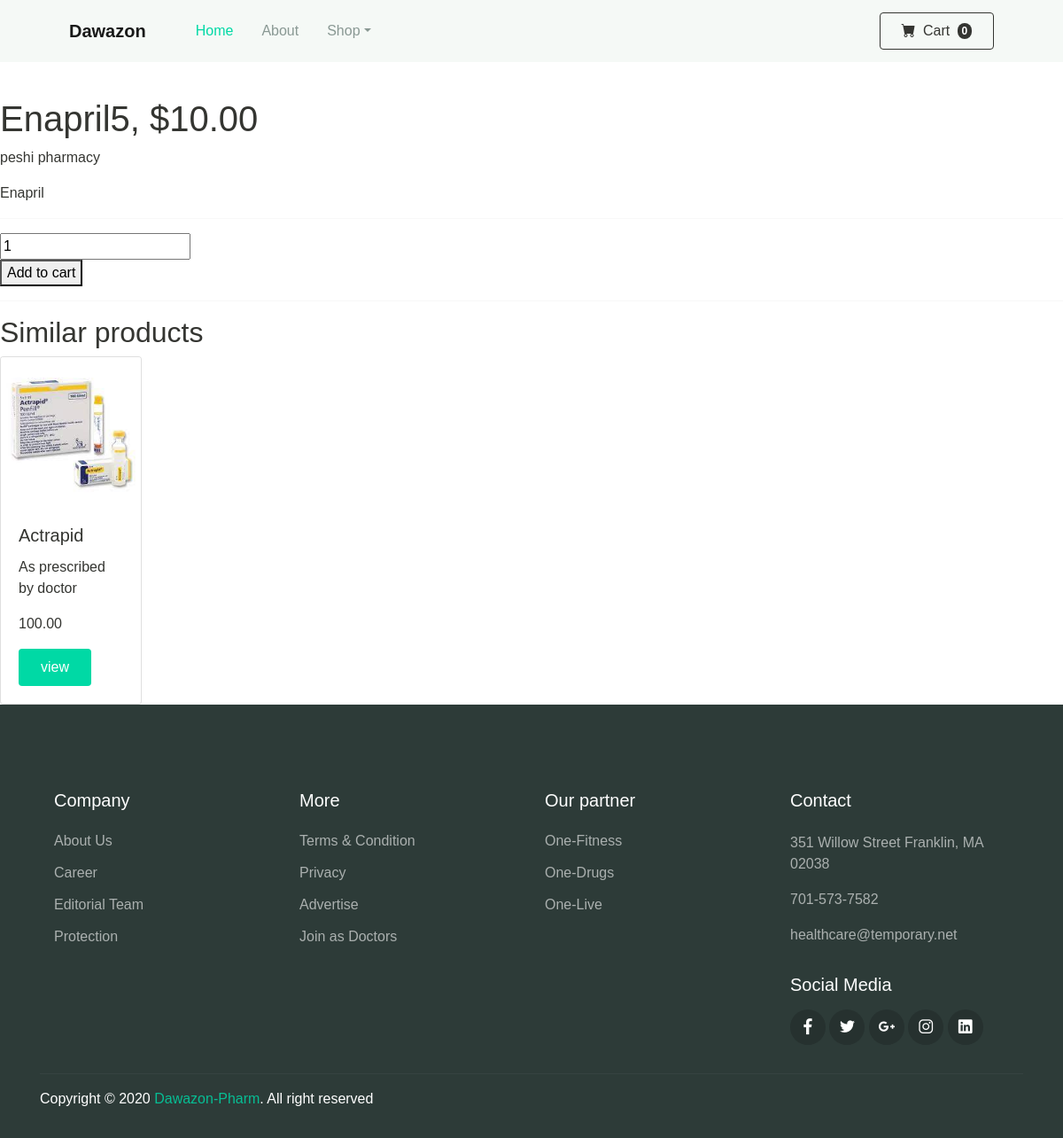
The page /commodities/diabetes/enapril5/ on the database its author committed.
### commodities/models.py (models this page shows, shortened)
class Product(models.Model):
    category = models.ForeignKey(Category, related_name='products', on_delete=models.CASCADE)
    vendor = models.ForeignKey(Vendor, related_name='products', on_delete=models.CASCADE)
    title = models.CharField(max_length=255)
    slug = models.SlugField(max_length=255)
    description = models.TextField(blank=True, null=True)
    price = models.DecimalField(max_digits=6, decimal_places=2)
    date_added = models.DateTimeField(auto_now_add=True)
    is_sale = models.BooleanField(default=True)
    on_discount = models.BooleanField(default = False)
    sale_price = models.DecimalField(default=0, decimal_places=2, max_digits=6)
    image = models.ImageField(upload_to='uploads/products', null=True, default=False )
    class Meta:
        ordering = ['-date_added']

### vendor/models.py (models this page shows, shortened)
class Vendor(models.Model):
    name = models.CharField(max_length=255)
    created_at = models.DateTimeField(auto_now_add=True)
    created_by = models.OneToOneField(User, related_name='vendor', on_delete=models.CASCADE)
    class Meta:
        ordering = ['name']

### commodities/views.py (the view)
# urls.py: path('<slug:category_slug>/<slug:product_slug>/', views.product, name='product'),
def product(request, category_slug, product_slug):
    cart = Cart(request)
    product = get_object_or_404(Product, category__slug=category_slug, slug=product_slug)
    if request.method == 'POST':
        form = AddToCartForm(request.POST)
        if form.is_valid():
            quantity = form.cleaned_data['quantity']
            cart.add(product_id=product.id, quantity=quantity, update_quantity=False)
            messages.success(request, 'The product was added to the cart')
            return redirect('product', category_slug=category_slug, product_slug=product_slug)
    else:
        form = AddToCartForm()
    similar_products = list(product.category.products.exclude(id=product.id))
    if len(similar_products) >= 1:
        similar_products = random.sample(similar_products, 1)
    context = {
        'form': form,
        'product': product,
        'similar_products': similar_products,
    }
    return render(request, 'product.html', context)

### commodities/forms.py
class AddToCartForm(forms.Form):
    quantity = forms.IntegerField()

### cart/cart.py (called while the page is built)
	def __len__(self):
		return len(self.cart)

### cart/context_processors.py (called while the page is built)
def cart(request):
	return {'cart': Cart(request)}

### commodities/templates/product.html (shortened to what this page needs)
{% extends 'base.html' %}
{% block content %}
<div id="productapp">
    {% if product.image %}
        <figure class="image is-4by3 mb-6">
        </figure>
    {% endif %}
    <h1 class="title">{{ product.title }}, ${{ product.price }}</h1>
    <p class="mb-6"><span class="tag is-dark">{{ product.vendor.name }}</span></p>
    <p>{{ product.description }}</p>
    <hr>
    <form method="post" action=".">
        <div class="field has-addons">
            <div class="control">
                <input type="number" name="quantity" value="1" class="input" min="1">
            </div>
            <div class="control">
                <button class="button is-dark is-uppercase">Add to cart</button>
            </div>
        </div>
    </form>
    {% if similar_products %}
        <hr>
        <div class="columns is-multiline">
            <div class="column is-12">
                <h2 class="subtitle">Similar products</h2>
            </div>
            {% for product in similar_products %}
                {% include 'list_item.html' %}
            {% endfor %}
        </div>
    {% endif %}
</div>
{% endblock %}

### commodities/templates/list_item.html
<div class="column is-3 product-list-item">
    <div class="box">
        <div class="card" style="width: 10rem;">
            <div class="col-md-15">
  <img src="{{ product.image.url }}" class="card-img-top" alt="image"></div>
  <div class="card-body">
    <h5 class="card-title">{{ product.title}}</h5>
    <p class="card-text">{{ product.description }}</p>
    <p class="card-text">{{ product.price }}</p>
    <a href="{% url 'product' product.category.slug product.slug %}" class="btn btn-primary">view</a>
  </div>
</div>
</div>
</div>

### login/static/css/theme.css (style rules this page uses)
:root { --primary: #00D9A5; --accent: #FF3D85; --secondary: #4E5AFE; --warning: #EED818; --info: #05B4E1; --danger: #FF4943; --success: #96C93D; --dark: #343531; --light: #F5F9F6; --cs: #596261; --grey: #6E807A; }
body { font-family: "Source Sans Pro", sans-serif; line-height: 1.5; color: #343531; }
a { color: #07be94; text-decoration: none; background-color: transparent; }
.btn-primary { color: #fff; background-color: #00D9A5; border-color: transparent; }
.btn { padding: 8px 24px; }

### rows shown on the page
Product: title "Enapril5", price "10.00", vendor.name "peshi pharmacy", description "Enapril"
Product: image (picture), title "Actrapid", description "As prescribed by doctor", price "100.00"

### other values the page prints
{{ cart|length }} "0"
